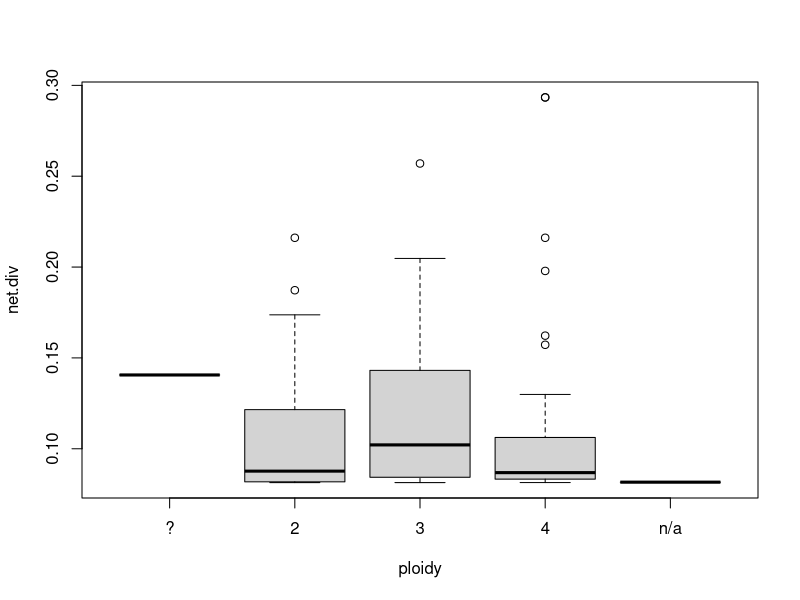

The R script that drew this image:
setwd("~/Desktop/rhamnaceae_ploidy/")
# rm(list=ls())

tip_rates <- read.csv("misse_results/Pomaderris_tip_rates.csv")
ploidy <- read.csv("00-RHAM-Phylo-217t-PLOIDY-0203/RHAM_PLOIDY-match.Treepl.217t.0203.csv")
colnames(tip_rates)[which(colnames(tip_rates)=="taxon")] <- "species"
merged <- merge(tip_rates, ploidy, by="species")

pdf("ploidy_netdiv_misse.pdf")
boxplot(merged$net.div~merged$ploidy, ylab="net.div",xlab="ploidy")
dev.off()

